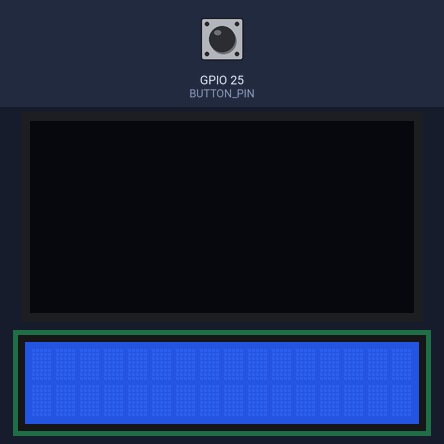
The sketch below on a simulated ESP32. Shown: 128×64 one-colour display, 16×2 character LCD. Inputs (shaded band) come from the test bench; at power-on: GPIO 25 (BUTTON_PIN) HIGH. What the sketch prints to the serial monitor is not drawn.

Above: at 1.3 s.
1.4 s: GPIO 25 (BUTTON_PIN) pulled LOW for 0.15 s
At 2.1 s:
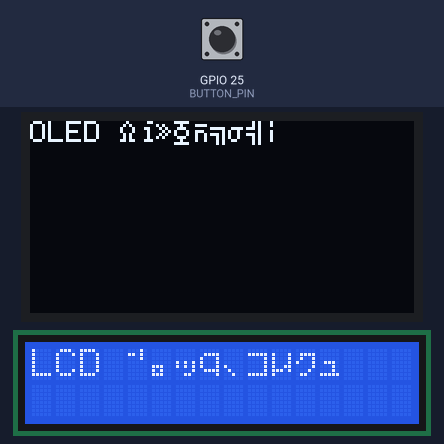
3.0 s: GPIO 25 (BUTTON_PIN) pulled LOW for 1 s
At 4.1 s:
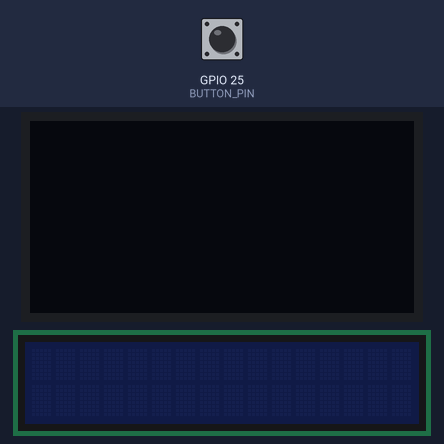
5.5 s: GPIO 25 (BUTTON_PIN) pulled LOW for 0.15 s
At 5.53 s:
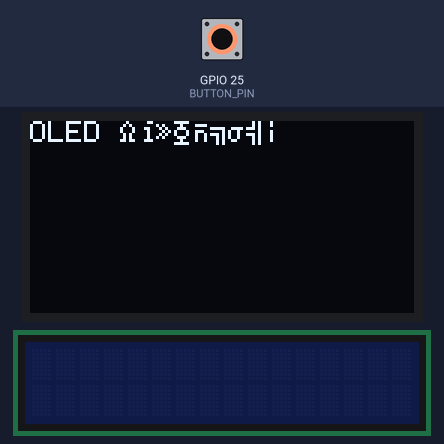
7.1 s: GPIO 25 (BUTTON_PIN) pulled LOW for 3.2 s
At 7.13 s:
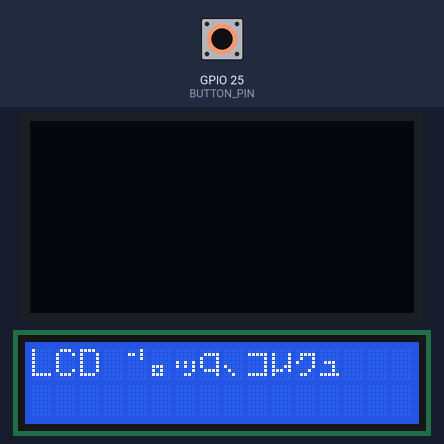
Timing chart, 0 to 10.1 s (numbered marks = the images above; inputs shaded):
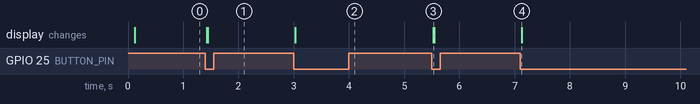

Measured:
- after the input at 1.4 s, the display: first changes at once (image 1 shows a later state)
- after the input at 3.0 s, the display: first changes at once (image 2 shows a later state)
- after the input at 5.5 s, the display: changes at once (image 3)
- after the input at 7.1 s, the display: changes at once (image 4)

The sketch:

Button_OLED_LCD.ino
```cpp
#include <Wire.h>
#include <Adafruit_GFX.h>
#include <Adafruit_SSD1306.h>
#include <LiquidCrystal_I2C.h>

#define BUTTON_PIN 25

Adafruit_SSD1306 oled(128, 64, &Wire, -1);
LiquidCrystal_I2C lcd(0x27, 16, 2);  // 使用掃描到的地址 0x27

bool displayOn = false;
bool lastButtonState = HIGH;

void setup() {
  Serial.begin(115200);
  pinMode(BUTTON_PIN, INPUT_PULLUP);

  // OLED 初始化
  if (!oled.begin(SSD1306_SWITCHCAPVCC, 0x3C)) {
    Serial.println("找不到 OLED");
  }
  oled.clearDisplay();
  oled.display();

  // LCD 初始化
  lcd.init();         // 必須有
  lcd.backlight();    // 開啟背光
  lcd.clear();        // 清除顯示
}

void loop() {
  bool buttonState = digitalRead(BUTTON_PIN);

  if (buttonState == LOW && lastButtonState == HIGH) {
    displayOn = !displayOn;

    if (displayOn) {
      Serial.println("顯示：開啟");

      // OLED 顯示
      oled.clearDisplay();
      oled.setTextSize(1);
      oled.setTextColor(WHITE);
      oled.setCursor(0, 0);
      oled.println("OLED 顯示中");
      oled.display();

      // LCD 顯示 + 背光開啟
      lcd.backlight();          // ✅ 開背光
      lcd.clear();
      lcd.setCursor(0, 0);
      lcd.print("LCD 顯示中");
    } else {
      Serial.println("顯示：關閉");

      oled.clearDisplay();
      oled.display();

      lcd.clear();              // 清空內容
      lcd.noBacklight();        // ✅ 關背光
    }

    delay(300);
  }

  lastButtonState = buttonState;
}
```
